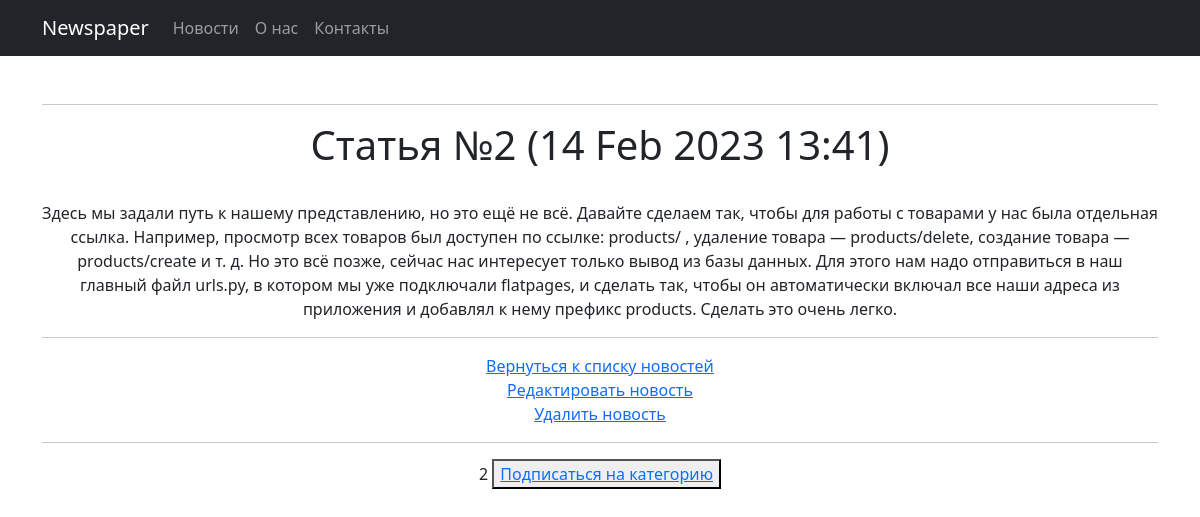
Page /news/2 (signed in) on the committed database.
### news/models.py (models this page shows, shortened)
class Post(models.Model):
    author = models.ForeignKey(Author, on_delete=models.CASCADE)
    NEWS = 'NW'
    ARTICLE = 'AR'
    CATEGORY_CHOICES = (
        (NEWS, 'Новость'),
        (ARTICLE, 'Статья')
    )
    categoryType = models.CharField(max_length=2, choices=CATEGORY_CHOICES, default=ARTICLE)
    dateCreation = models.DateTimeField(auto_now_add=True)
    postCategory = models.ManyToManyField(Category, through='PostCategory')
    title = models.CharField(max_length=128)
    text = models.TextField()
    rating = models.SmallIntegerField(default=0)

### news/views.py (the view, shortened to what this page needs)
# urls.py: path('<int:pk>', cache_page(60*10)(NewsDetail.as_view()), name='post'),
class NewsDetail(LoginRequiredMixin, DetailView):
    model = Post
    template_name = "post.html"
    context_object_name = "post"

### news/templatetags/custom_filters.py (called while the page is built)
@register.filter(name='censor')
def censor(value, arg):
    for word in censor_words:
        value = str(value).replace(word, "***")
    return str(value)

### templates/post.html (shortened to what this page needs)
{% extends 'flatpages/default.html' %}
{% load custom_filters %}
{% block content %}
<h1>{{ post.title | censor:post.title }} ({{ post.dateCreation | date:'d M Y H:i' }})</h1>
<br>
<span>{{ post.text | censor:post.text }}</span>
<hr>
<a href="{% url 'post_list' %}">Вернуться к списку новостей</a><br>
<a href="{% url 'news_edit' post.id %}">Редактировать новость</a><br>
<a href="{% url 'news_delete' post.id %}">Удалить новость</a>
<hr>
<span>{{ post.id }}</span>
<button> <a href="{% url 'subscribe' post.id %}">Подписаться на категорию </a> </button>
{% endblock content %}

### rows in the picture
Post: title|censor "Статья №2", dateCreation "14 Feb 2023 13:41", text|censor "Здесь мы задали путь к нашему представлению, но это ещё не всё. Давайте сделаем так, чтобы для работы с товарами у нас была отдельная ссылка. Например, просмотр всех товаров был доступен по ссылке: products/ , удаление товара — products/delete, создание товара — products/create и т. д. Но это всё позже, сейчас нас интересует только вывод из базы данных. Для этого нам надо отправиться в наш главный файл urls.py, в котором мы уже подключали flatpages, и сделать так, чтобы он автоматически включал все наши адреса из приложения и добавлял к нему префикс products. Сделать это очень легко.", id "2"
